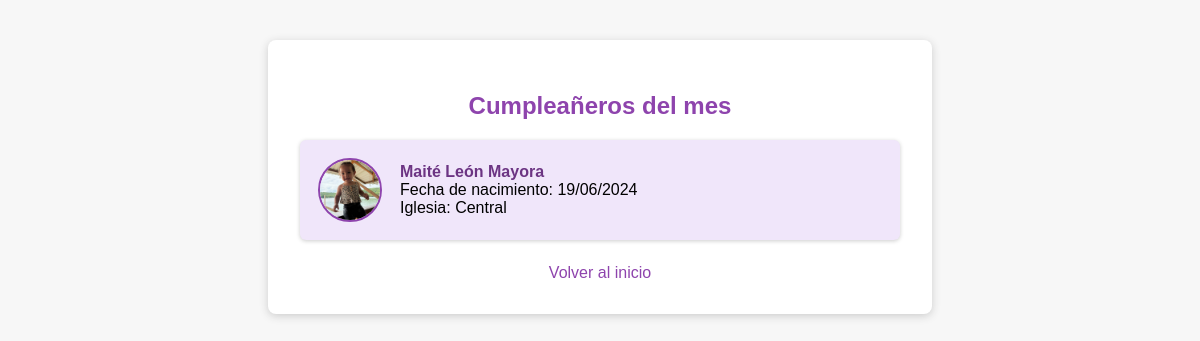
The page /miembros/cumpleaneros/ on the database its author committed.
### miembros/models.py (models this page shows)
class Miembro(models.Model):
    IGLESIA_CHOICES = [
        ('Central', 'Iglesia Central'),
        ('Tekera', 'Filial La Tekera'),
        ('Pital', 'Filial El Pital'),
        ('Sauce', 'Filial El Sauce'),
    ]
    ESTADO_CIVIL_CHOICES = [
        ('Casado', 'Casado'),
        ('Acompañado', 'Acompañado'),
        ('Viudo', 'Viudo'),
    ]
    iglesia = models.CharField(max_length=20, choices=IGLESIA_CHOICES, default='Central')
    nombre = models.CharField(max_length=100)
    apellido = models.CharField(max_length=100)
    estado_civil = models.CharField(max_length=20, choices=ESTADO_CIVIL_CHOICES, blank=True, null=True)
    nombre_conyugue = models.CharField(max_length=100, blank=True, null=True)
    cantidad_hijos = models.PositiveIntegerField(blank=True, null=True)
    nombres_hijos = models.TextField(blank=True, null=True)
    sexo = models.CharField(max_length=10, choices=[('M', 'Masculino'), ('F', 'Femenino')], default='M')
    nombre_padre = models.CharField(max_length=100, blank=True, null=True)
    nombre_madre = models.CharField(max_length=100, blank=True, null=True)
    fecha_nacimiento = models.DateField(blank=True, null=True)
    direccion = models.TextField(blank=True, null=True)
    telefono = models.CharField(max_length=20, blank=True, null=True)
    email = models.EmailField(blank=True, null=True)
    cargo = models.CharField(max_length=100, blank=True, null=True)
    otros_cargos = models.CharField(max_length=200, blank=True, null=True)
    foto = models.ImageField(upload_to='fotos_miembros/', null=True, blank=True)

### miembros/views.py (the view)
# urls.py: path('cumpleaneros/', cumpleaneros_mes, name='cumpleaneros_mes'),
def cumpleaneros_mes(request):
    mes_actual = date.today().month
    cumpleaneros = Miembro.objects.filter(fecha_nacimiento__month=mes_actual)
    return render(request, 'cumpleaneros_mes.html', {'cumpleaneros': cumpleaneros, 'mes': mes_actual})

### miembros/templates/cumpleaneros_mes.html (shortened to what this page needs)
<!DOCTYPE html>
<html lang="es">
<head>
</head>
<body>
    <div class="container">
        <h2>Cumpleañeros del mes</h2>
        {% if cumpleaneros %}
            {% for miembro in cumpleaneros %}
            <div class="card">
                {% if miembro.foto %}
                    <img src="{{ miembro.foto.url }}" alt="Foto de {{ miembro.nombre }}">
                {% else %}
                    <img src="https://ui-avatars.com/api/?name={{ miembro.nombre }}+{{ miembro.apellido }}&background=8e44ad&color=fff" alt="Sin foto">
                {% endif %}
                <div class="info">
                    <strong>{{ miembro.nombre }} {{ miembro.apellido }}</strong><br>
                    Fecha de nacimiento: {{ miembro.fecha_nacimiento|date:'d/m/Y' }}<br>
                    Iglesia: {{ miembro.iglesia }}
                </div>
            </div>
            {% endfor %}
        {% else %}
            <p style="text-align:center; color:#888;">No hay cumpleañeros este mes.</p>
        {% endif %}
        <a class="volver" href="/miembros/">Volver al inicio</a>
    </div>
</body>
</html>

### miembros/templates/cumpleaneros_mes.html (style rules this page uses)
body { font-family: Arial, sans-serif; background: #f7f7f7; }
.container { max-width: 600px; margin: 40px auto; background: #fff; border-radius: 8px; box-shadow: 0 2px 8px #ccc; padding: 32px; }
h2 { color: #8e44ad; text-align: center; }
.card { background: #f0e6fa; border-radius: 6px; box-shadow: 0 1px 4px #ccc; padding: 18px; margin-bottom: 18px; display: flex; align-items: center; }
.card img { width: 60px; height: 60px; object-fit: cover; border-radius: 50%; margin-right: 18px; border: 2px solid #8e44ad; }
.card .info { flex: 1; }
.card .info strong { color: #6c3483; }
.volver { display: block; margin-top: 24px; text-align: center; color: #8e44ad; text-decoration: none; }

### rows shown on the page
Miembro: foto (picture), nombre "Maité", apellido "León Mayora", fecha_nacimiento "19/06/2024", iglesia "Central"
